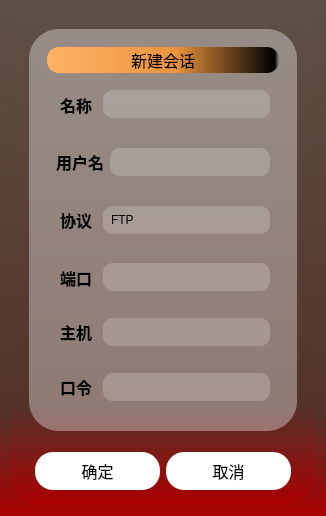
<?xml version="1.0" encoding="UTF-8"?>
<ui version="4.0">
 <class>Form</class>
 <widget class="QWidget" name="Form">
  <property name="geometry">
   <rect>
    <x>0</x>
    <y>0</y>
    <width>326</width>
    <height>516</height>
   </rect>
  </property>
  <property name="minimumSize">
   <size>
    <width>326</width>
    <height>516</height>
   </size>
  </property>
  <property name="maximumSize">
   <size>
    <width>326</width>
    <height>516</height>
   </size>
  </property>
  <property name="windowTitle">
   <string>Form</string>
  </property>
  <property name="styleSheet">
   <string notr="true">background-color:qlineargradient(x1:0, y1:1, x0:0, y0:1,stop:0 rgb(170, 0, 0),stop:0.2 rgb(83, 50, 41) ,stop:1 rgb(94, 80, 69));
border-radius:30px;
</string>
  </property>
  <layout class="QHBoxLayout" name="horizontalLayout" stretch="1">
   <property name="spacing">
    <number>9</number>
   </property>
   <item>
    <widget class="QFrame" name="frame">
     <property name="frameShape">
      <enum>QFrame::StyledPanel</enum>
     </property>
     <property name="frameShadow">
      <enum>QFrame::Raised</enum>
     </property>
     <layout class="QVBoxLayout" name="verticalLayout" stretch="10,1">
      <item>
       <widget class="QFrame" name="frame_2">
        <property name="styleSheet">
         <string notr="true">background:transparent;
background-image: url(:/newPrefix/99737800_p0.jpg);
</string>
        </property>
        <property name="frameShape">
         <enum>QFrame::StyledPanel</enum>
        </property>
        <property name="frameShadow">
         <enum>QFrame::Raised</enum>
        </property>
        <layout class="QHBoxLayout" name="horizontalLayout_3" stretch="3">
         <item>
          <widget class="QFrame" name="frame_6">
           <property name="styleSheet">
            <string notr="true">background:rgba(255, 255, 255,90)</string>
           </property>
           <property name="frameShape">
            <enum>QFrame::StyledPanel</enum>
           </property>
           <property name="frameShadow">
            <enum>QFrame::Raised</enum>
           </property>
           <layout class="QHBoxLayout" name="horizontalLayout_4">
            <item>
             <widget class="QFrame" name="frame_7">
              <property name="styleSheet">
               <string notr="true">background:transparent</string>
              </property>
              <property name="frameShape">
               <enum>QFrame::StyledPanel</enum>
              </property>
              <property name="frameShadow">
               <enum>QFrame::Raised</enum>
              </property>
              <layout class="QVBoxLayout" name="verticalLayout_3" stretch="1,2,2,2,2,0,2">
               <item>
                <widget class="QLabel" name="label">
                 <property name="font">
                  <font>
                   <family>黑体</family>
                   <pointsize>12</pointsize>
                  </font>
                 </property>
                 <property name="mouseTracking">
                  <bool>true</bool>
                 </property>
                 <property name="autoFillBackground">
                  <bool>false</bool>
                 </property>
                 <property name="styleSheet">
                  <string notr="true">background:qlineargradient(spread:pad, x1:0, y1:0, x2:1, y2:0, stop:0 rgba(255, 178, 102, 255), stop:0.55 rgba(235, 148, 61, 255), stop:0.98 rgba(0, 0, 0, 255), stop:1 rgba(0, 0, 0, 0));
border-radius:12px</string>
                 </property>
                 <property name="frameShadow">
                  <enum>QFrame::Raised</enum>
                 </property>
                 <property name="text">
                  <string>新建会话</string>
                 </property>
                 <property name="textFormat">
                  <enum>Qt::AutoText</enum>
                 </property>
                 <property name="alignment">
                  <set>Qt::AlignCenter</set>
                 </property>
                 <property name="textInteractionFlags">
                  <set>Qt::LinksAccessibleByMouse</set>
                 </property>
                </widget>
               </item>
               <item>
                <widget class="QFrame" name="frame_8">
                 <property name="frameShape">
                  <enum>QFrame::StyledPanel</enum>
                 </property>
                 <property name="frameShadow">
                  <enum>QFrame::Raised</enum>
                 </property>
                 <layout class="QHBoxLayout" name="horizontalLayout_5">
                  <item>
                   <widget class="QLabel" name="label_2">
                    <property name="font">
                     <font>
                      <family>黑体</family>
                      <pointsize>12</pointsize>
                      <weight>75</weight>
                      <bold>true</bold>
                     </font>
                    </property>
                    <property name="text">
                     <string> 名称 </string>
                    </property>
                   </widget>
                  </item>
                  <item>
                   <widget class="QLineEdit" name="Name">
                    <property name="styleSheet">
                     <string notr="true">background:rgba(255,255,255,50);
padding:6px;
border-radius:10px</string>
                    </property>
                   </widget>
                  </item>
                 </layout>
                </widget>
               </item>
               <item>
                <widget class="QFrame" name="frame_12">
                 <property name="frameShape">
                  <enum>QFrame::StyledPanel</enum>
                 </property>
                 <property name="frameShadow">
                  <enum>QFrame::Raised</enum>
                 </property>
                 <layout class="QHBoxLayout" name="horizontalLayout_9">
                  <item>
                   <widget class="QLabel" name="label_6">
                    <property name="font">
                     <font>
                      <family>黑体</family>
                      <pointsize>12</pointsize>
                      <weight>75</weight>
                      <bold>true</bold>
                     </font>
                    </property>
                    <property name="text">
                     <string>用户名</string>
                    </property>
                   </widget>
                  </item>
                  <item>
                   <widget class="QLineEdit" name="User">
                    <property name="styleSheet">
                     <string notr="true">background:rgba(255,255,255,50);
padding:6px;
border-radius:10px</string>
                    </property>
                   </widget>
                  </item>
                 </layout>
                </widget>
               </item>
               <item>
                <widget class="QFrame" name="frame_10">
                 <property name="frameShape">
                  <enum>QFrame::StyledPanel</enum>
                 </property>
                 <property name="frameShadow">
                  <enum>QFrame::Raised</enum>
                 </property>
                 <layout class="QHBoxLayout" name="horizontalLayout_7">
                  <item>
                   <widget class="QLabel" name="label_4">
                    <property name="font">
                     <font>
                      <family>黑体</family>
                      <pointsize>12</pointsize>
                      <weight>75</weight>
                      <bold>true</bold>
                     </font>
                    </property>
                    <property name="text">
                     <string> 协议 </string>
                    </property>
                   </widget>
                  </item>
                  <item>
                   <widget class="QLineEdit" name="Protocal">
                    <property name="enabled">
                     <bool>true</bool>
                    </property>
                    <property name="styleSheet">
                     <string notr="true">background:rgba(255,255,255,50);
padding:6px;
border-radius:10px</string>
                    </property>
                    <property name="text">
                     <string>FTP</string>
                    </property>
                    <property name="readOnly">
                     <bool>true</bool>
                    </property>
                   </widget>
                  </item>
                 </layout>
                </widget>
               </item>
               <item>
                <widget class="QFrame" name="frame_11">
                 <property name="frameShape">
                  <enum>QFrame::StyledPanel</enum>
                 </property>
                 <property name="frameShadow">
                  <enum>QFrame::Raised</enum>
                 </property>
                 <layout class="QHBoxLayout" name="horizontalLayout_8" stretch="2,30">
                  <item>
                   <widget class="QLabel" name="label_5">
                    <property name="font">
                     <font>
                      <family>黑体</family>
                      <pointsize>12</pointsize>
                      <weight>75</weight>
                      <bold>true</bold>
                     </font>
                    </property>
                    <property name="text">
                     <string> 端口 </string>
                    </property>
                   </widget>
                  </item>
                  <item>
                   <widget class="QLineEdit" name="Port">
                    <property name="styleSheet">
                     <string notr="true">background:rgba(255,255,255,50);
padding:6px;
border-radius:10px</string>
                    </property>
                   </widget>
                  </item>
                 </layout>
                </widget>
               </item>
               <item>
                <widget class="QFrame" name="frame_13">
                 <property name="frameShape">
                  <enum>QFrame::StyledPanel</enum>
                 </property>
                 <property name="frameShadow">
                  <enum>QFrame::Raised</enum>
                 </property>
                 <layout class="QHBoxLayout" name="horizontalLayout_11">
                  <item>
                   <widget class="QLabel" name="label_8">
                    <property name="font">
                     <font>
                      <family>黑体</family>
                      <pointsize>12</pointsize>
                      <weight>75</weight>
                      <bold>true</bold>
                     </font>
                    </property>
                    <property name="text">
                     <string> 主机 </string>
                    </property>
                   </widget>
                  </item>
                  <item>
                   <widget class="QLineEdit" name="Host_2">
                    <property name="styleSheet">
                     <string notr="true">background:rgba(255,255,255,50);
padding:6px;
border-radius:10px</string>
                    </property>
                   </widget>
                  </item>
                 </layout>
                </widget>
               </item>
               <item>
                <widget class="QFrame" name="frame_9">
                 <property name="frameShape">
                  <enum>QFrame::StyledPanel</enum>
                 </property>
                 <property name="frameShadow">
                  <enum>QFrame::Raised</enum>
                 </property>
                 <layout class="QHBoxLayout" name="horizontalLayout_6">
                  <item>
                   <widget class="QLabel" name="label_3">
                    <property name="font">
                     <font>
                      <family>黑体</family>
                      <pointsize>12</pointsize>
                      <weight>75</weight>
                      <bold>true</bold>
                     </font>
                    </property>
                    <property name="text">
                     <string> 口令 </string>
                    </property>
                   </widget>
                  </item>
                  <item>
                   <widget class="QLineEdit" name="Host">
                    <property name="styleSheet">
                     <string notr="true">background:rgba(255,255,255,50);
padding:6px;
border-radius:10px</string>
                    </property>
                   </widget>
                  </item>
                 </layout>
                </widget>
               </item>
              </layout>
             </widget>
            </item>
           </layout>
          </widget>
         </item>
        </layout>
       </widget>
      </item>
      <item>
       <widget class="QFrame" name="frame_3">
        <property name="sizePolicy">
         <sizepolicy hsizetype="Preferred" vsizetype="Preferred">
          <horstretch>0</horstretch>
          <verstretch>0</verstretch>
         </sizepolicy>
        </property>
        <property name="minimumSize">
         <size>
          <width>50</width>
          <height>50</height>
         </size>
        </property>
        <property name="styleSheet">
         <string notr="true">border-radius:0;
background:transparent;
</string>
        </property>
        <property name="frameShape">
         <enum>QFrame::StyledPanel</enum>
        </property>
        <property name="frameShadow">
         <enum>QFrame::Raised</enum>
        </property>
        <layout class="QHBoxLayout" name="horizontalLayout_2">
         <property name="spacing">
          <number>6</number>
         </property>
         <property name="leftMargin">
          <number>15</number>
         </property>
         <property name="topMargin">
          <number>6</number>
         </property>
         <property name="rightMargin">
          <number>15</number>
         </property>
         <property name="bottomMargin">
          <number>6</number>
         </property>
         <item>
          <widget class="QPushButton" name="Confirm">
           <property name="sizePolicy">
            <sizepolicy hsizetype="Minimum" vsizetype="Minimum">
             <horstretch>0</horstretch>
             <verstretch>0</verstretch>
            </sizepolicy>
           </property>
           <property name="font">
            <font>
             <family>黑体</family>
             <pointsize>12</pointsize>
            </font>
           </property>
           <property name="styleSheet">
            <string notr="true">border-radius:18px;
background:rgba(255, 255, 255);
</string>
           </property>
           <property name="text">
            <string>确定</string>
           </property>
           <property name="flat">
            <bool>false</bool>
           </property>
          </widget>
         </item>
         <item>
          <widget class="QPushButton" name="Cancel">
           <property name="sizePolicy">
            <sizepolicy hsizetype="Minimum" vsizetype="Minimum">
             <horstretch>0</horstretch>
             <verstretch>0</verstretch>
            </sizepolicy>
           </property>
           <property name="font">
            <font>
             <family>黑体</family>
             <pointsize>12</pointsize>
            </font>
           </property>
           <property name="styleSheet">
            <string notr="true">background:rgb(255, 255, 255);
border-radius:18px</string>
           </property>
           <property name="text">
            <string>取消</string>
           </property>
           <property name="flat">
            <bool>true</bool>
           </property>
          </widget>
         </item>
        </layout>
       </widget>
      </item>
     </layout>
    </widget>
   </item>
  </layout>
 </widget>
 <resources>
  <include location="../../WHU_FTP-main/WHU_FTP-main/STATUS/resources/resources.qrc"/>
 </resources>
 <connections/>
</ui>
